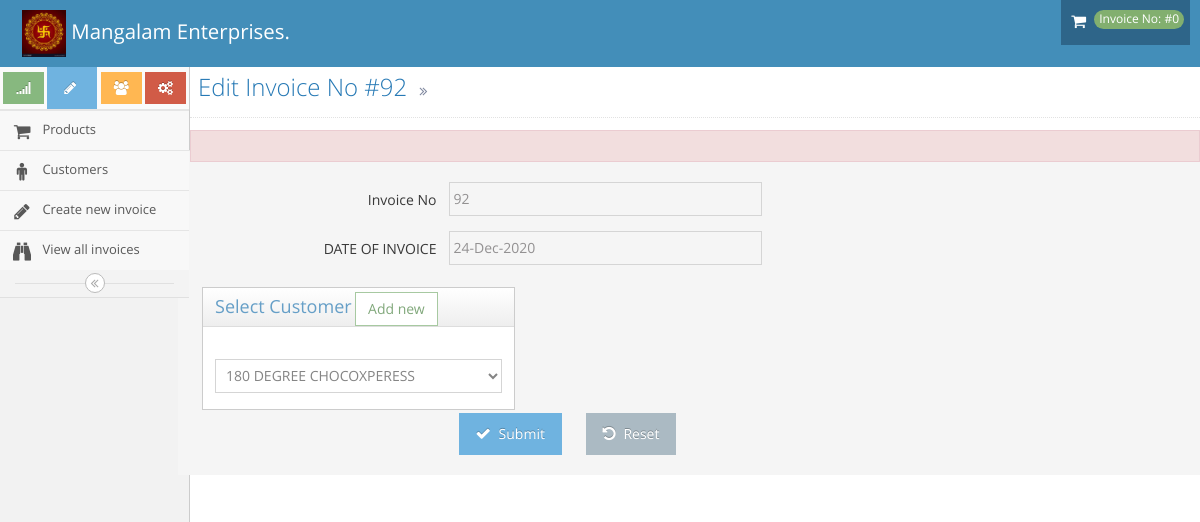
The app's page /invoice/change_party/130 with its own data.
### tables this page shows
CREATE TABLE `invoice` (
  `id` int(11) NOT NULL,
  `customer_id` int(11) NOT NULL,
  `created_at` datetime NOT NULL DEFAULT CURRENT_TIMESTAMP,
  `invoice_no` int(11) NOT NULL,
  `date` date DEFAULT NULL,
  `total` float DEFAULT NULL,
  `locked` int(11) NOT NULL DEFAULT '0'
);

CREATE TABLE `customer` (
  `id` int(11) NOT NULL,
  `name` varchar(200) NOT NULL,
  `email` varchar(100) NOT NULL,
  `contact` varchar(20) NOT NULL,
  `address` longtext NOT NULL,
  `pincode` varchar(10) NOT NULL,
  `city` varchar(100) NOT NULL,
  `state` varchar(100) NOT NULL,
  `gst_no` varchar(100) NOT NULL,
  `pan` varchar(19) DEFAULT NULL
);

### application/helpers/functions_helper.php (called while the page is built, shortened)
<?php
function _getAdminLoadView($template_name, $data = array()) {
          $CI = & get_instance();
          $CI->load->view('header', $data);
          $CI->load->view($template_name, $data);
}
?>

### application/controllers/invoice.php (called while the page is built, shortened)
<?php
class Invoice extends CI_Controller {
	public function change_party($inv_id){
		$inv_data = $this->General_Model->getDataByCond('invoice',array('id' => $inv_id ));
		$data['customer_data'] = $this->General_Model->getAllData('customer');
		$data['inv_data'] = $inv_data[0];
		_getAdminLoadView('change_party',$data);
	}
}

### index.php (called while the page is built, shortened)
<?php
require_once BASEPATH.'core/CodeIgniter.php';

### application/models/General_Model.php (called while the page is built, shortened)
<?php
class General_Model extends CI_Model {
  public function getAllData($table=null)
  {
    $query = $this->db->get($table);
    return $query->result_array();
  }
    public function getDataByCond($table,$condArr=array())
  {
    $query = $this->db->get_where($table,$condArr);
    return $query->result_array();
  }
}

### application/views/change_party.php (the view, shortened to what this page needs)
<div class="page-header">
							<h1>
								Edit Invoice No #<?php echo $inv_data['invoice_no']?>
								<small>
									<i class="ace-icon fa fa-angle-double-right"></i>
								</small>
							</h1>
						</div>
						<div class="row">
							<div class="col-xs-12">
								 <div class="alert alert-danger">
 								</div>
								<?php echo form_open_multipart('',array('class' => 'form-horizontal form-label-left')); ?>
									<div class="form-group">
										<label class="col-sm-3 control-label no-padding-right" for="form-field-1"> Invoice No </label>
										<div class="col-sm-9">
											<input type="number" readonly value="<?php echo $inv_data['invoice_no']?>" name="invoice_no" id="invoice_no" placeholder="" class="col-xs-10 col-sm-5" />
										</div>
									</div>
									<div class="form-group">
										<label class="col-sm-3 control-label no-padding-right" for="form-field-1"> DATE OF INVOICE </label>
										<div class="col-sm-9">
											<input class="date-picker col-xs-10 col-sm-5" id="id-date-picker-1" readonly="true" type="text" name="date" data-date-format="dd-mm-yyyy" value="<?php echo date('d-M-Y',strtotime($inv_data['date']))?>" />
										</div>
									</div>
									<div class="space-4"></div>
										<div class="col-xs-12 col-sm-4">
											<div class="widget-box">
												<div class="widget-header">
													<h4 class="widget-title">Select Customer</h4>
													<span style="text-align: right" class="">
															<button id="add_new_customer" type="button" class="btn btn-white btn-success">Add new</button>
													</span>
												</div>
												<div class="widget-body">
													<div class="widget-main">
														<div>
															<br />
															<select class="chosen-select form-control" id="form-field-select-3" data-placeholder="Choose a State..." name="customer">
																<?php  foreach ($customer_data as $key => $value) {
																 ?>
	<option value="<?php echo $value['id']?>" <?php if($value['id'] == $inv_data['customer_id']) { echo "selected"; }?> ><?php echo $value['name']?></option>
	<?php  } ?>
															</select>
														</div>
														<div>
															<div class="space-2"></div>
														</div>
													</div>
												</div>
											</div>
										</div>
										</div>
					<div class="clearfix form-actions">
										<div class="col-md-offset-3 col-md-9">
											<button class="btn btn-info" type="submit">
												<i class="ace-icon fa fa-check bigger-110"></i>
												Submit
											</button>
											<button class="btn" type="reset">
												<i class="ace-icon fa fa-undo bigger-110"></i>
												Reset
											</button>
										</div>
									</div>
												</div>
														</div>
													</div>
												</div>
									</div>

### records on screen
invoice: invoice_no "92", date "24-Dec-2020", customer "180 DEGREE CHOCOXPERESS"

### other values on screen
$inv "#0"
